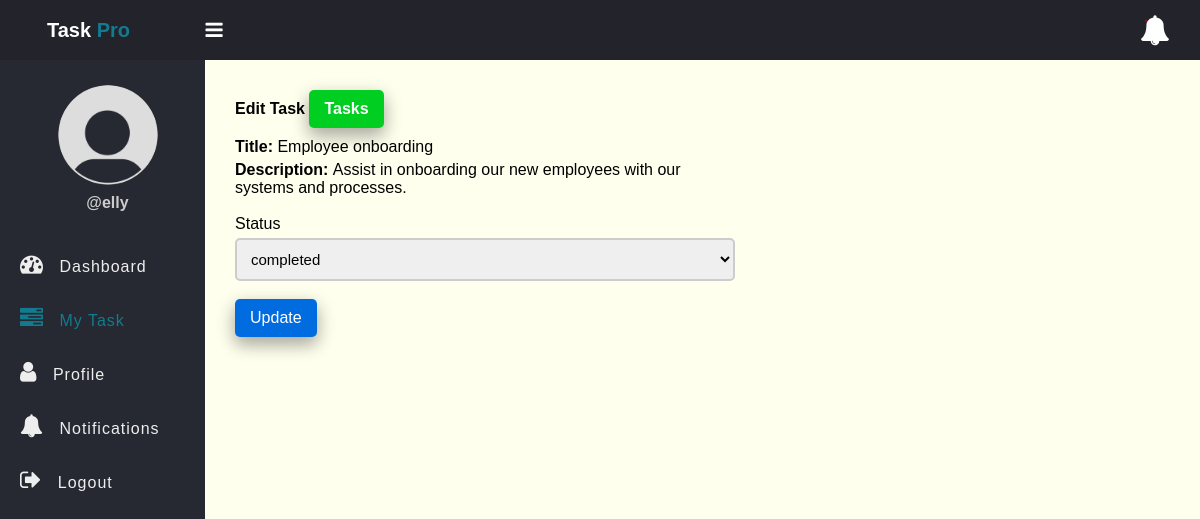
The app's page /edit-task-employee.php?id=2 (signed in) with its own data.
### tables this page shows
CREATE TABLE `tasks` (
  `id` int(11) NOT NULL,
  `title` varchar(100) NOT NULL,
  `description` text DEFAULT NULL,
  `assigned_to` int(11) DEFAULT NULL,
  `due_date` date DEFAULT NULL,
  `status` enum('pending','in_progress','completed') DEFAULT 'pending',
  `created_at` timestamp NOT NULL DEFAULT current_timestamp()
);

### app/Model/Task.php (called while the page is built, shortened)
<?php
function get_task_by_id($conn, $id){
	$sql = "SELECT * FROM tasks WHERE id =? ";
	$stmt = $conn->prepare($sql);
	$stmt->execute([$id]);
	if($stmt->rowCount() > 0){
		$task = $stmt->fetch();
	}else $task = 0;
	return $task;
}

### edit-task-employee.php (the view, shortened to what this page needs)
<?php
if (isset($_SESSION['role']) && isset($_SESSION['id']) && $_SESSION['role'] == "employee") {
    include "DB_connection.php";
    include "app/Model/Task.php";
    include "app/Model/User.php";
    $id = $_GET['id'];
    $task = get_task_by_id($conn, $id);
 ?>
<!DOCTYPE html>
<html>
<head>
	<link rel="stylesheet" href="https://stackpath.bootstrapcdn.com/font-awesome/4.7.0/css/font-awesome.min.css">
	<link rel="stylesheet" href="css/style.css">
</head>
<body>
	<?php include "inc/header.php" ?>
	<div class="body">
		<?php include "inc/nav.php" ?>
		<section class="section-1">
			<h4 class="title">Edit Task <a href="my_task.php">Tasks</a></h4>
			<form class="form-1"
			      method="POST"
			      action="app/update-task-employee.php">
				<div class="input-holder">
					<p><b>Title: </b><?=$task['title']?></p>
				</div>
				<div class="input-holder">
					<p><b>Description: </b><?=$task['description']?></p>
				</div><br>
            <div class="input-holder">
					<lable>Status</lable>
					<select name="status" class="input-1">
						<option <?php if( $task['status'] == "completed") echo"selected"; ?>>completed</option>
					</select><br>
				</div>
				<button class="edit-btn">Update</button>
			</form>
		</section>
	</div>
</body>
</html>
<?php }else{
   $em = "First login";
   header("Location: login.php?error=$em");
   exit();
}
 ?>

### css/style.css (style rules this page uses)
* { padding: 0; margin: 0; box-sizing: border-box; font-family: arial, sans-serif; }
.body { display: flex; }
.section-1 { padding: 30px; }
.section-1 .title { margin-bottom: 10px; }
.section-1 .title a { text-decoration: none; display: inline-block; padding-left: 10px; border: none; background: #00cf22; padding: 10px 15px; color: #fff; font-size: 16px; border-radius: 5px; cursor: pointer; outline: none; transition: background 1s; box-shadow: 0 8px 16px 0 rgba(0, 0, 0, 0.2), 0 6px 20px 0 rgba(0, 0, 0, 0.19); }
.section-1 { width: 100%; background: #ffe; }
.edit-btn { text-decoration: none; display: inline-block; padding-left: 10px; border: none; background: #006ce0; padding: 10px 15px; color: #fff; font-size: 16px; border-radius: 5px; cursor: pointer; outline: none; transition: background 1s; box-shadow: 0 8px 16px 0 rgba(0, 0, 0, 0.2), 0 6px 20px 0 rgba(0, 0, 0, 0.19); }
.form-1 { width: 90%; max-width: 500px; }
.input-holder lable { display: block; margin-bottom: 5px; }
.input-1 { border: 2px solid #ccc; width: 100%; padding: 10px; font-size: 15px; outline: none; border-radius: 5px; display: block; }

### records on screen
tasks: title "Employee onboarding", description "Assist in onboarding our new employees with our systems and processes.", status "completed"

### other values on screen
$_SESSION['username'] "elly"
